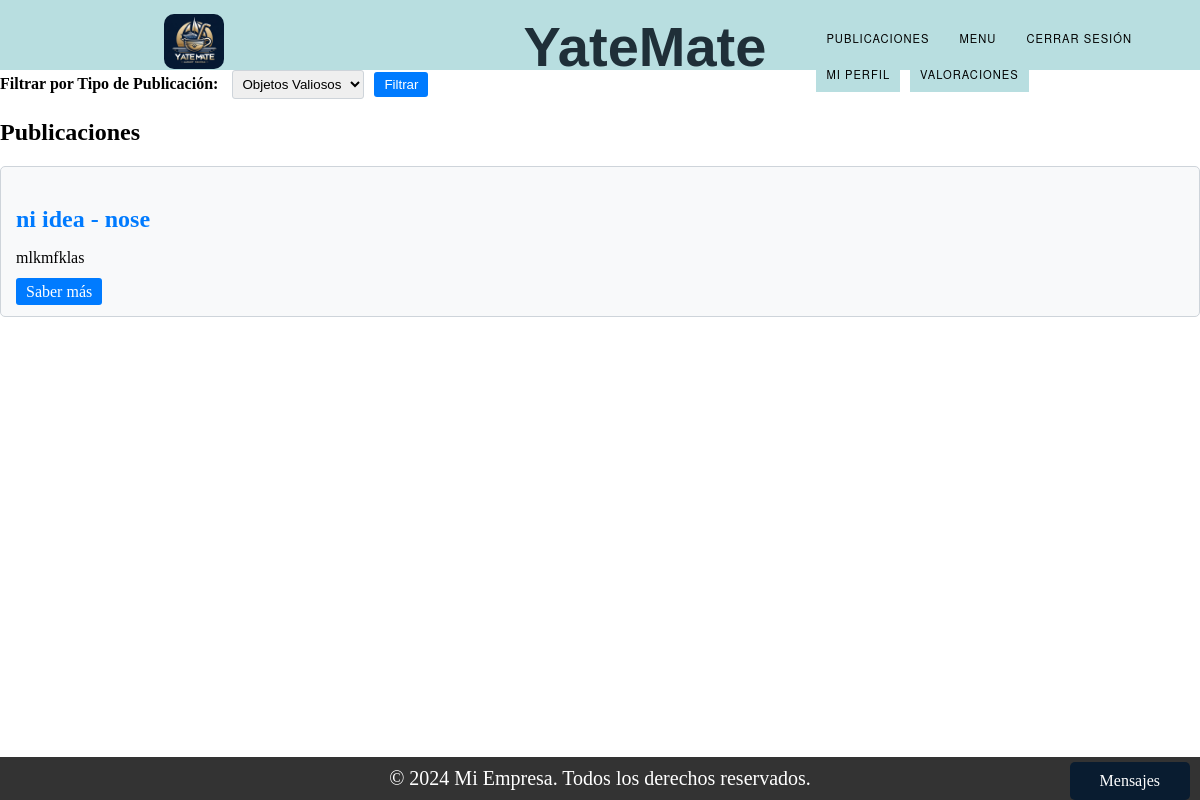
The page /list_publication/ (signed in) on the database as committed earlier.
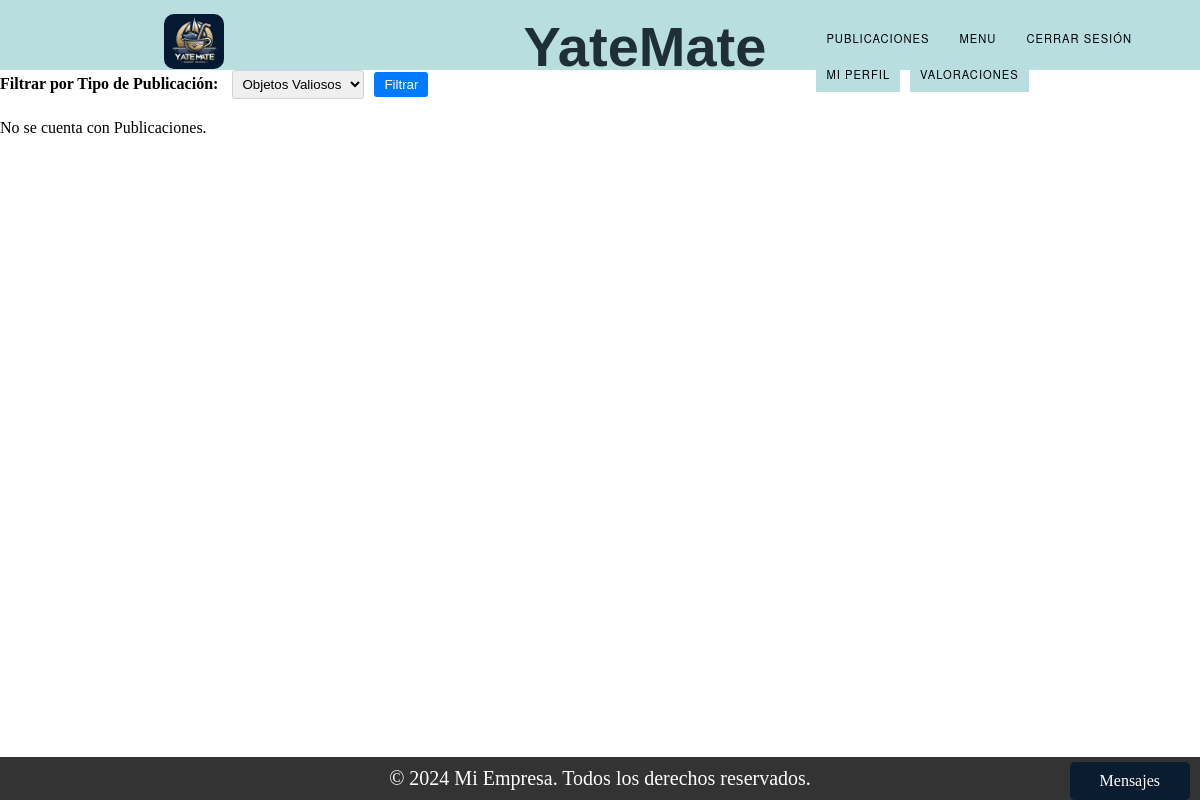
The same page on the database as committed later.
### Trueque/models.py (models this page shows, shortened)
class Publicacion_ObjetoValioso(models.Model):
    ESTADO_CHOICES = (
        ('Vigente', 'Vigente'),
        ('Proceso', 'Proceso'),
        ('Finalizado', 'Finalizado'),
    )
    tipo = models.CharField(max_length=100)
    marca = models.CharField(max_length=100)
    descripcion = models.TextField()
    estado = models.CharField(max_length=50)
    matricula = models.CharField(max_length=50)  # Agregado el campo matricula
    dueño = models.ForeignKey(User, on_delete=models.SET_NULL, null=True)
    foto = models.ImageField(upload_to='static/img_o/')

### Trueque/views.py (the view)
# urls.py: path("list_publication/", views.list_publication, name="list_publication"),
def list_publication(request):
    embarcaciones_vigentes = Publicacion_Embarcacion.objects.filter(estado='Vigente')
    objetos_vigentes = Publicacion_ObjetoValioso.objects.filter(estado='Vigente')
    tipo_filtro = request.GET.get('tipo', 'objetos valiosos')  # Valor por defecto 'objetos valiosos'
    if tipo_filtro == 'objetos valiosos':
        objetos = objetos_vigentes
    elif tipo_filtro == 'embarcaciones':
        objetos = embarcaciones_vigentes
    tipo_objetos = 'Objetos Valiosos' if tipo_filtro == 'objetos valiosos' else 'Embarcaciones'
    return render(request, "list_publication.html", {'objetos': objetos , 'tipo_objetos': tipo_objetos,})

### Trueque/context_processors.py (called while the page is built)
def conversaciones_usuario(request):
    user_id = request.session.get('user_id')
    if user_id:
        conversaciones = Conversacion.objects.filter(Q(dueño_publicacion=user_id) | Q(solicitante=user_id))
        return {'conversaciones_usuario': conversaciones}
    else:
        return {'conversaciones_usuario': []}

### Trueque/models.py (called while the page is built)
    def get_mensajes(self):
        return Mensajes_chat.objects.filter(conversacion=self).order_by('enviado_a')

### Trueque/templates/list_publication.html (shortened to what this page needs)
{% extends "base.html" %}
{% block content %}
<form class="filter-form" method="GET" action="">
    <div style="display: flex; align-items: center;">
        <div style="margin-right: 10px;">
            <label for="tipo">Filtrar por Tipo de Publicación:</label>
            <select name="tipo" id="tipo">
                <option value="objetos valiosos" {% if request.GET.tipo == 'objetos valiosos' %}selected{% endif %}>Objetos Valiosos</option>
            </select>
        </div>
        <button type="submit">Filtrar</button>
    </div>
</form>
<div class="publicaciones-container">
{% if objetos %}
    <h2>Publicaciones</h2>
    {% for objeto in objetos %}
        <div class="card">
            <h3 class="card-title">
                {% if objeto.embarcacion.nombre_fantasia %}
                    {{ objeto.embarcacion.nombre_fantasia }}
                {% else %}
                    {{ objeto.marca }}
                {% endif %}
                {% if objeto.embarcacion.tipo%}
                    - {{ objeto.embarcacion.tipo }}
                {% else %}
                    - {{ objeto.tipo }}
                {% endif %}
            </h3>
            <p>{{ objeto.descripcion|truncatechars:70 }}</p>
            <a href="{% url 'saber_mas' id=objeto.id tipo_objetos=tipo_objetos %}" class="btn btn-card">Saber más</a>
        </div>
    {% endfor %}
</div>
{% else %}
    <p>No se cuenta con Publicaciones.</p>
{% endif %}
{% endblock %}

Rows that differ between the two databases and show on the page:
removed Publicacion_ObjetoValioso: marca "ni idea", tipo "nose", descripcion "mlkmfklas"
Other text that changed with them:
text no longer shown: "Publicaciones"
text now shown: "No se cuenta con Publicaciones."
